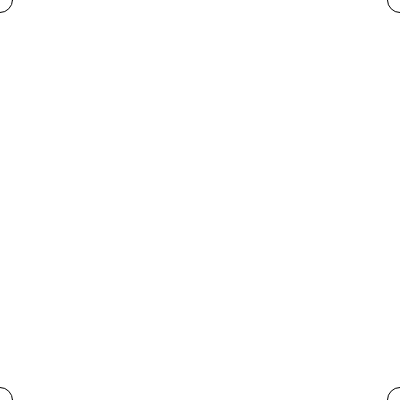
Frame 1 (no input)
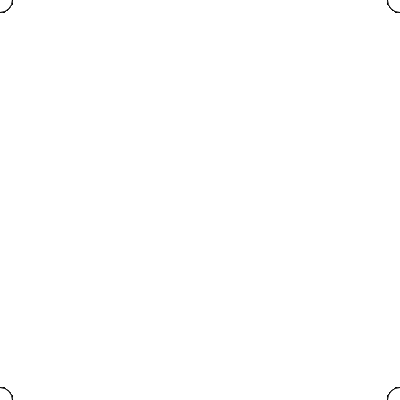
Frame 60 (no input)
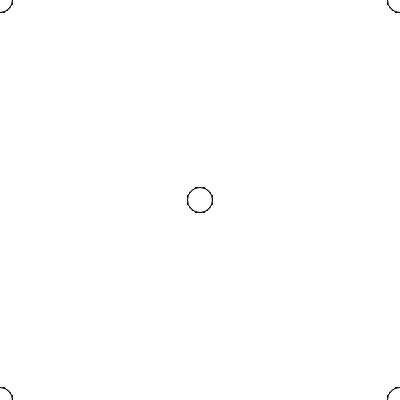
Frame 120 (the mouse pressed at the canvas centre since frame 60)

The p5.js sketch that drew these frames (run headless with seeded random() and noise() and a simulated clock; from frame 60 on, the mouse is pressed at the canvas centre):

// p5.js sketch
// ── sketch.js
// setup function - used for commands that need to run only once
function setup()
{
  // only put code here that you want to happen one time, 
  // at the start of your program

  // create a canvas element on the page
  createCanvas(400,400);
}

// draw function - this is our 'game' loop that automatically 
// executes over and over
function draw()
{
  ellipse(mouseX, mouseY, 25, 25);
  ellipse(400-mouseX, mouseY, 25, 25);
  ellipse(mouseX, 400-mouseY, 25, 25);
  ellipse(400-mouseX, 400-mouseY, 25, 25);
}
		
